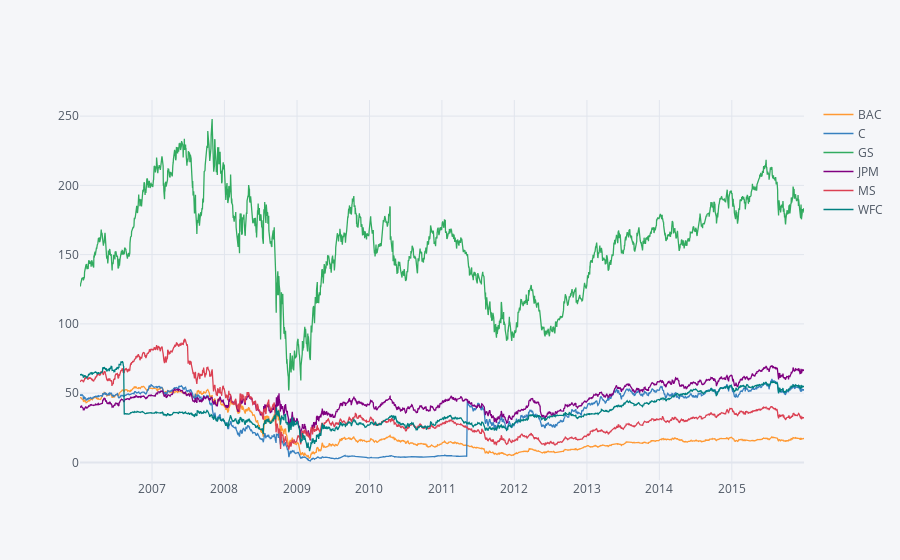

Notebook code for this chart:
### Code cell
bank_stocks.xs(key='close', axis=1, level='Stock Info').iplot()

### Figure 1 — Plotly figure (JSON) as saved in the notebook; plotly's stock layout.template omitted (floating-point values rounded to 4 significant figures; data arrays with more than 128 entries replaced by an {"elided": "..."} marker saying what was removed)
{"data": [{"line": {"color": "rgba(255, 153, 51, 1.0)", "dash": "solid", "shape": "linear", "width": 1.3}, "mode": "lines", "name": "BAC", "text": "", "type": "scatter", "x": {"elided": "2517 str values"}, "y": {"elided": "2517 float values"}}, {"line": {"color": "rgba(55, 128, 191, 1.0)", "dash": "solid", "shape": "linear", "width": 1.3}, "mode": "lines", "name": "C", "text": "", "type": "scatter", "x": {"elided": "2517 str values"}, "y": {"elided": "2517 float values"}}, {"line": {"color": "rgba(50, 171, 96, 1.0)", "dash": "solid", "shape": "linear", "width": 1.3}, "mode": "lines", "name": "GS", "text": "", "type": "scatter", "x": {"elided": "2517 str values"}, "y": {"elided": "2517 float values"}}, {"line": {"color": "rgba(128, 0, 128, 1.0)", "dash": "solid", "shape": "linear", "width": 1.3}, "mode": "lines", "name": "JPM", "text": "", "type": "scatter", "x": {"elided": "2517 str values"}, "y": {"elided": "2517 float values"}}, {"line": {"color": "rgba(219, 64, 82, 1.0)", "dash": "solid", "shape": "linear", "width": 1.3}, "mode": "lines", "name": "MS", "text": "", "type": "scatter", "x": {"elided": "2517 str values"}, "y": {"elided": "2517 float values"}}, {"line": {"color": "rgba(0, 128, 128, 1.0)", "dash": "solid", "shape": "linear", "width": 1.3}, "mode": "lines", "name": "WFC", "text": "", "type": "scatter", "x": {"elided": "2517 str values"}, "y": {"elided": "2517 float values"}}], "layout": {"legend": {"bgcolor": "#F5F6F9", "font": {"color": "#4D5663"}}, "paper_bgcolor": "#F5F6F9", "plot_bgcolor": "#F5F6F9", "title": {"font": {"color": "#4D5663"}}, "xaxis": {"gridcolor": "#E1E5ED", "showgrid": true, "tickfont": {"color": "#4D5663"}, "title": {"font": {"color": "#4D5663"}, "text": ""}, "zerolinecolor": "#E1E5ED"}, "yaxis": {"gridcolor": "#E1E5ED", "showgrid": true, "tickfont": {"color": "#4D5663"}, "title": {"font": {"color": "#4D5663"}, "text": ""}, "zerolinecolor": "#E1E5ED"}}}
